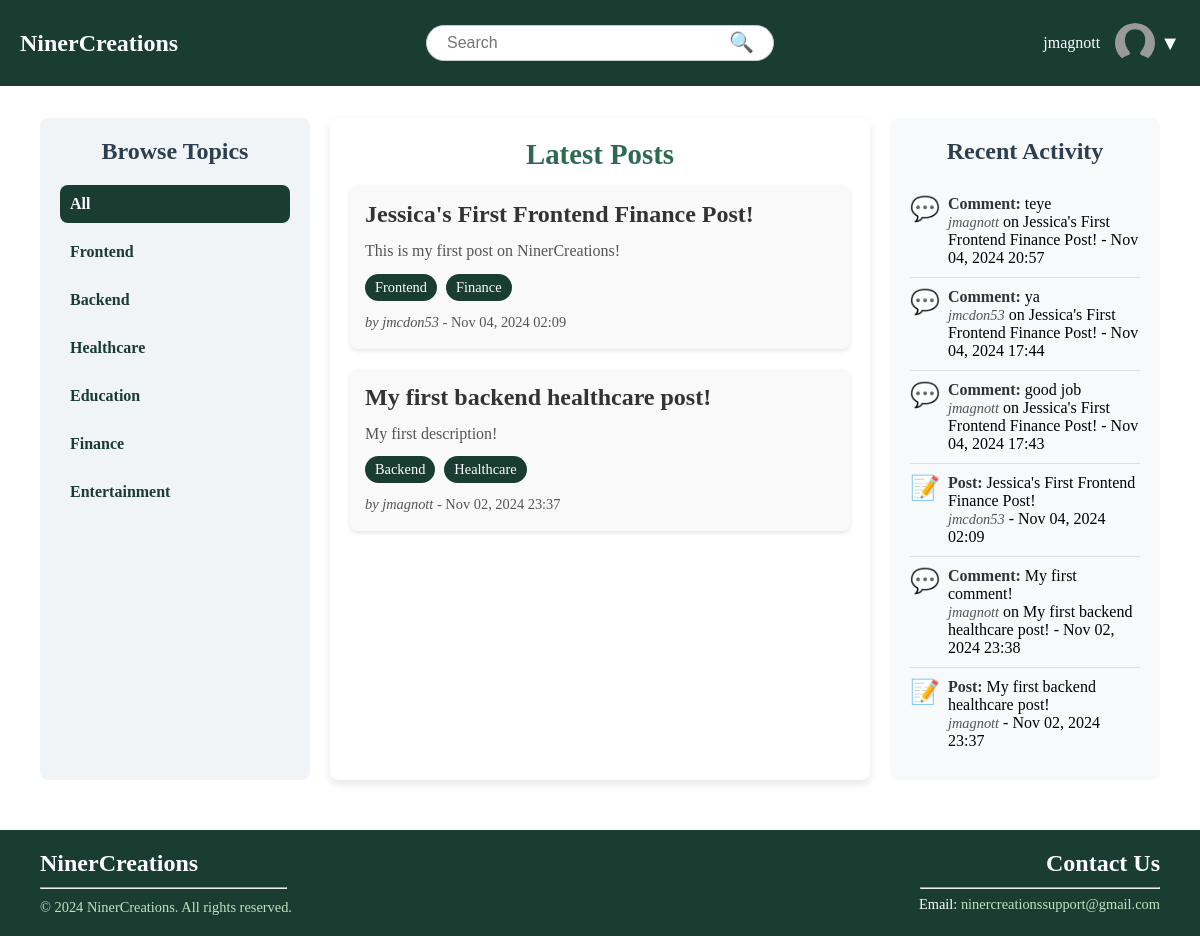
The app's page / (signed in) with its own data.
### NinerCreations/models.py (models this page shows, shortened)
class Topic(models.Model):
    name = models.CharField(max_length=100, unique=True)

class Post(models.Model):
    author = models.ForeignKey(User, on_delete=models.CASCADE)
    title = models.CharField(max_length=255)
    content = models.TextField()
    created_at = models.DateTimeField(auto_now_add=True)
    topics = models.ManyToManyField(Topic, related_name="posts", blank=True)
    @property
    def activity_type(self):
        return "Post"

class Comment(models.Model):
    post = models.ForeignKey(Post, on_delete=models.CASCADE, related_name="comments")
    author = models.ForeignKey(User, on_delete=models.CASCADE, null=True, blank=True)
    content = models.TextField()
    created_at = models.DateTimeField(auto_now_add=True)
    @property
    def activity_type(self):
        return "Comment"

### NinerCreations/views.py (the view)
# urls.py: path('', views.home_view, name='home'),
def home_view(request):
    topic_id = request.GET.get('topic')
    if topic_id:
        try:
            topic_id = int(topic_id)
        except ValueError:
            return render(request, '400.html', status=400)
    posts = Post.objects.filter(topics__id=topic_id).order_by('-created_at') if topic_id else Post.objects.all().order_by('-created_at')
    recent_posts = Post.objects.all().order_by('-created_at')[:10]
    recent_comments = Comment.objects.all().order_by('-created_at')[:10]
    recent_activities = sorted(
        list(recent_posts) + list(recent_comments),
        key=lambda x: x.created_at,
        reverse=True
    )[:10]
    topics = Topic.objects.all()
    return render(request, 'base/home.html', {
        'posts': posts,
        'recent_activities': recent_activities,
        'topics': topics
    })

### NinerCreations/templates/base/home.html
{% extends "base/base.html" %}
{% block content %}
<div class="content-grid">
    <aside class="sidebar-left">
        <h2>Browse Topics</h2>
        <ul>
            <li>
                <a href="{% url 'home' %}" class="{% if not request.GET.topic %}active{% endif %}">All</a>
            </li>
            {% for topic in topics %}
                <li>
                    <a href="{% url 'home' %}?topic={{ topic.id }}" class="{% if request.GET.topic == topic.id|stringformat:"s" %}active{% endif %}">
                        {{ topic.name }}
                    </a>
                </li>
            {% endfor %}
        </ul>
    </aside>
    <main class="main-content">
        <h2>Latest Posts</h2>
        <div class="posts-list">
            {% for post in posts %}
                <a href="{% url 'post_detail' post.id %}" class="post-item-link">
                    <div class="post-item">
                        <h3>{{ post.title }}</h3>
                        <p>{{ post.content|truncatewords:20 }}</p>
                        <div class="post-tags">
                            {% for topic in post.topics.all %}
                                <span class="tag">{{ topic.name }}</span>
                            {% endfor %}
                        </div>
                        <p class="post-meta">
                            <em>by {{ post.author.username }}</em> - {{ post.created_at|date:"M d, Y H:i" }}
                        </p>
                    </div>
                </a>
            {% empty %}
                <p>No posts available.</p>
            {% endfor %}
        </div>
    </main>
    <aside class="sidebar-right">
        <h2>Recent Activity</h2>
        <ul class="recent-activity-list">
            {% for activity in recent_activities %}
                <li class="activity-item">
                    <div class="activity-icon">
                        {% if activity.activity_type == 'Post' %} 📝 {% elif activity.activity_type == 'Comment' %} 💬 {% endif %}
                    </div>
                    <div class="activity-details">
                        <strong>{{ activity.activity_type }}:</strong>
                        {% if activity.activity_type == "Post" %}
                            {{ activity.title }}
                        {% else %}
                            {{ activity.content|truncatewords:10 }}
                        {% endif %}
                        <br>
                        <em>{{ activity.author.username }}</em>
                        {% if activity.activity_type == "Comment" %} on {{ activity.post.title }} {% endif %} - {{ activity.created_at|date:"M d, Y H:i" }}
                    </div>
                </li>
            {% endfor %}
        </ul>
    </aside>
</div>
{% endblock %}

### NinerCreations/templates/base/header.html (shortened to what this page needs)
{% load static %}
<div class="header">
    <div class="logo">
        <a href="{% url 'home' %}">
            <h1>NinerCreations</h1>
        </a>
    </div>
    <div class="search-bar">
        <form action="{% url 'search' %}" method="get">
            <input type="text" name="q" placeholder="Search" value="{{ request.GET.q|default:'' }}">
            <button type="submit">&#128269;</button>
        </form>
    </div>
    <div class="header-right">
        {% if user.is_authenticated %}
            <span>{{ user.username }}</span>
            <div class="profile-container">
                <div class="profile-picture">
                    <img src="{% static 'images/profile-placeholder.png' %}" alt="Profile Picture">
                </div>
                <div class="dropdown">
                    <button class="dropdown-btn">▼</button>
                </div>
            </div>
        {% else %}
            <a href="{% url 'login' %}" class="login-btn">Login</a>
        {% endif %}
    </div>
</div>

### static/css/styles.css (style rules this page uses)
* { padding: 0; margin: 0; box-sizing: border-box; }
html, body { height: 100%; margin: 0; }
.header { display: flex; align-items: center; justify-content: space-between; background-color: #1A3D31; padding: 10px 20px; color: white; position: fixed; top: 0; width: 100%; z-index: 10; }
.logo { flex: 1; text-align: left; }
.logo a { text-decoration: none; }
.logo h1 { font-size: 24px; color: #FFFFFF; margin: 0; }
.search-bar { flex: 2; display: flex; justify-content: center; align-items: center; margin-top: 15px; }
.search-bar form { width: 100%; max-width: 60%; display: flex; align-items: center; position: relative; }
.search-bar input { width: 100%; padding: 8px 40px 8px 20px; border-radius: 20px; border: 1px solid #ccc; font-size: 16px; }
.search-bar button { position: absolute; right: 10px; background: none; border: none; font-size: 20px; cursor: pointer; color: #333; margin-top: -5px; }
.header-right { flex: 1; display: flex; align-items: center; gap: 15px; justify-content: flex-end; }
h2 { color: #2c3e50; margin-bottom: 20px; font-weight: bold; }
form { display: flex; flex-direction: column; }
form input { padding: 8px; border-radius: 4px; border: 1px solid #ccc; margin-bottom: 15px; font-size: 16px; }
form button { background-color: #2c3e50; color: white; font-weight: bold; padding: 10px; border: none; border-radius: 4px; cursor: pointer; transition: background-color 0.3s ease; }
a { color: #2c3e50; }
.profile-container { display: flex; align-items: center; position: relative; }
.profile-picture { width: 40px; height: 40px; border-radius: 50%; overflow: hidden; }
.profile-picture img { width: 100%; height: 100%; object-fit: cover; }
.dropdown { position: relative; display: inline-block; }
.dropdown-btn { background: none; border: none; color: white; font-size: 20px; cursor: pointer; margin-left: 5px; }
.content-grid { display: grid; grid-template-columns: 1fr 2fr 1fr; gap: 20px; padding: 20px; }
.sidebar-left { background-color: #f0f4f7; padding: 20px; border-radius: 8px; height: auto; }
.main-content { background-color: #ffffff; padding: 20px; border-radius: 8px; box-shadow: 0px 4px 8px rgba(0, 0, 0, 0.1); }
.main-content h2 { font-size: 1.8rem; color: #2d6a4f; margin-bottom: 15px; text-align: center; }
.sidebar-right { background-color: #f7f9fb; padding: 20px; border-radius: 8px; }
.sidebar-right h2, .sidebar-left h2 { text-align: center; }
.recent-activity-list { list-style-type: none; padding: 0; margin: 0; }
.activity-item { display: flex; align-items: flex-start; padding: 10px 0; border-bottom: 1px solid #e0e0e0; }
.activity-item:last-child { border-bottom: none; }
.activity-icon { font-size: 1.5rem; margin-right: 8px; color: #2d6a4f; display: flex; align-items: center; }
.activity-details { flex: 1; }
.activity-details strong { color: #333; }
.activity-details em { color: #555; font-size: 0.9rem; }
.posts-list { display: flex; flex-direction: column; gap: 20px; }
.post-item { padding: 15px; background-color: #f9f9f9; border-radius: 8px; box-shadow: 0px 2px 4px rgba(0, 0, 0, 0.1); transition: background-color 0.3s, box-shadow 0.3s; }
.post-item h3 { font-size: 1.5rem; color: #333; margin-bottom: 10px; }
.post-item p { color: #555; line-height: 1.6; }
.post-meta { color: #888; font-size: 0.9rem; margin-top: 10px; }
.post-item-link { text-decoration: none; color: inherit; display: block; }
.sidebar-left ul { list-style-type: none; padding: 0; margin: 0; }
.sidebar-left ul li { margin-bottom: 10px; }
.sidebar-left ul li a { display: block; padding: 10px; text-decoration: none; color: #1A3D31; font-weight: bold; border-radius: 8px; transition: background-color 0.3s, color 0.3s; background-color: #f0f4f7; }
.sidebar-left ul li a.active { background-color: #1A3D31; color: #FFFFFF; }
.post-tags { margin-top: 10px; }
.post-tags .tag { display: inline-block; background-color: #1A3D31; color: #FFFFFF; padding: 5px 10px; font-size: 0.9rem; border-radius: 15px; margin-right: 5px; }

### records on screen
Topic: name "Frontend"
Topic: name "Backend"
Topic: name "Healthcare"
Topic: name "Education"
Topic: name "Finance"
Topic: name "Entertainment"
Post: title "Jessica's First Frontend Finance Post!", content "This is my first post on NinerCreations!", author.username "jmcdon53", created_at "Nov 04, 2024 02:09", activity_type "Post"
Post: title "My first backend healthcare post!", content "My first description!", author.username "jmagnott", created_at "Nov 02, 2024 23:37", activity_type "Post"
Comment: activity_type "Comment", content "teye", author.username "jmagnott", post "Jessica's First Frontend Finance Post!", created_at "Nov 04, 2024 20:57"
Comment: activity_type "Comment", content "ya", author.username "jmcdon53", post "Jessica's First Frontend Finance Post!", created_at "Nov 04, 2024 17:44"
Comment: activity_type "Comment", content "good job", author.username "jmagnott", post "Jessica's First Frontend Finance Post!", created_at "Nov 04, 2024 17:43"
Comment: activity_type "Comment", content "My first comment!", author.username "jmagnott", post "My first backend healthcare post!", created_at "Nov 02, 2024 23:38"

### other values on screen
{{ user.username }} "jmagnott"
